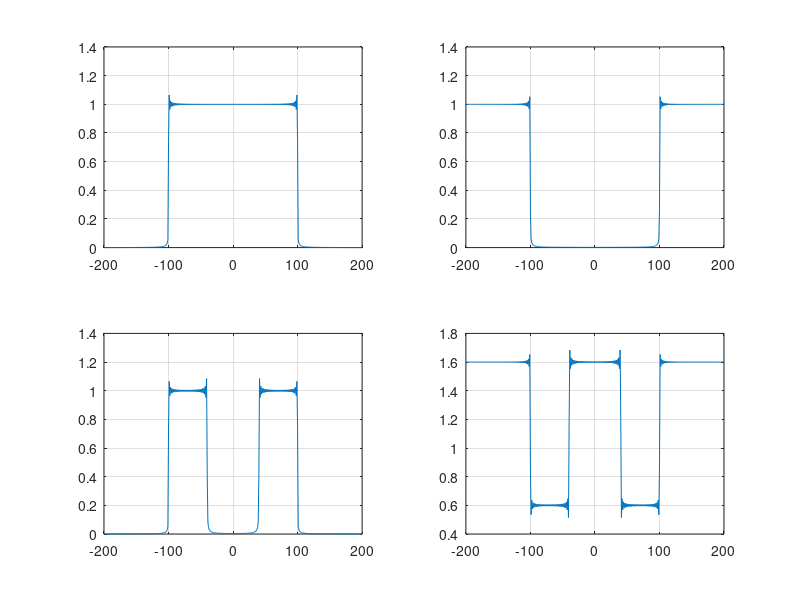

Reproduce this figure in MATLAB.
clc ; 
clear ; 
close all ;
W=-pi:0.2:pi;
w=pi/2;
w1=pi/5;
w2=pi/2;

n=-200:200; 
#ideal
h=((sin(w.*n))./(pi.*n));
h(n==0)=0.5;
H=fftshift(fft(h));
subplot(2,2,1)
plot(n,abs(H));
grid on;

#high pass filter
h1=((-1).^n).*h;
h1(n==0)=0.5;
h2=fftshift(fft(h1));
subplot(2,2,2)
plot(n,abs(h2));
grid on;

#bandpass filter
a=(sin(w2*n)-sin(w1*n));
h3=(a./(pi.*n));
h3(n==0)=3/10;
h4=fftshift(fft(h3));
subplot(2,2,3)
plot(n,abs(h4));
grid on;

#band reject
b=(sin(w1*n)-sin(w2*n));
h5=b./(pi.*n);
h5(n==0)=13/10;
h6=fftshift(fft(h5));
subplot(2,2,4)
plot(n,abs(h6));
grid on;

